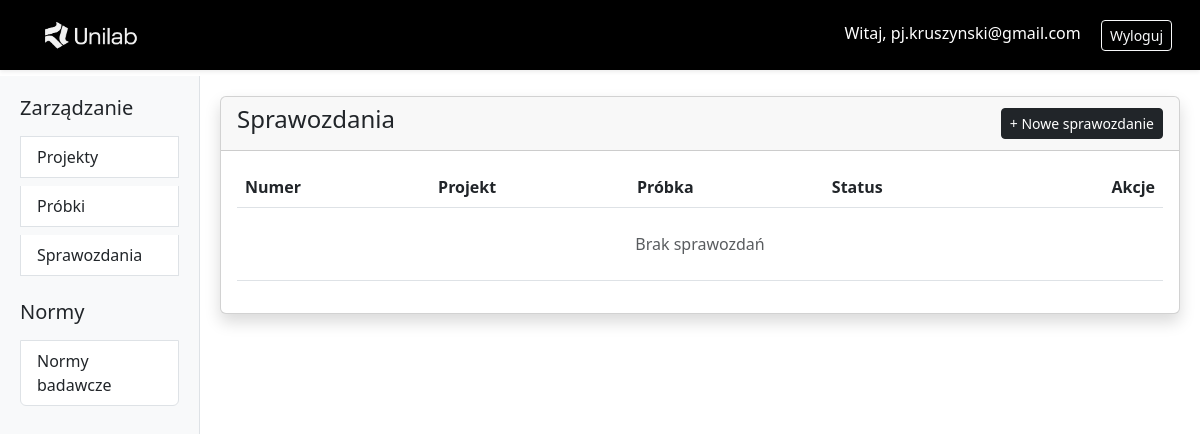
Page /reports/ (signed in) on the earlier database version.
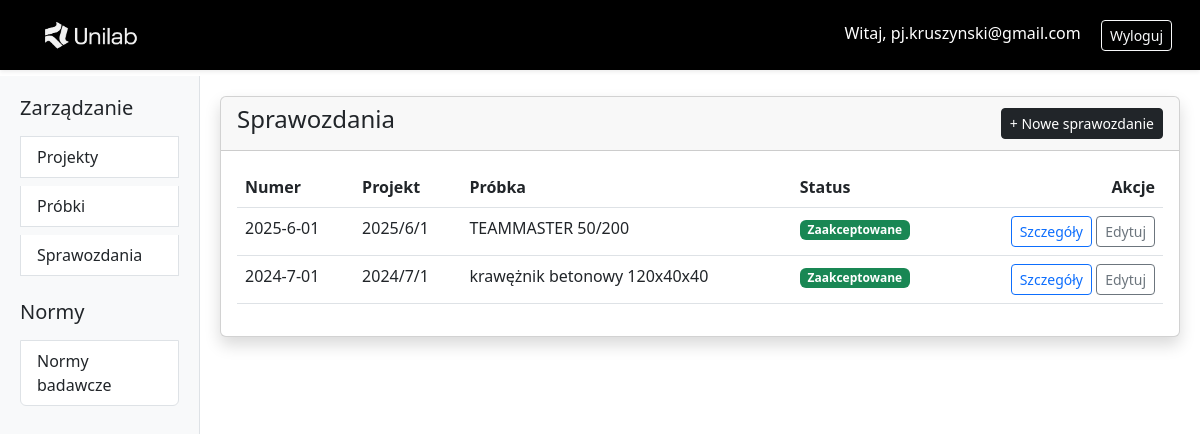
Same page on the later database version.
### projects/models.py (models this page shows, shortened)
class Report(models.Model):
    code_name = models.CharField("Numer sprawozdania", max_length=16, unique=True, validators=[validate_code_name], help_text="Numer sprawozdania (litery/numery/-)")
    project = models.ForeignKey(Project, on_delete=models.CASCADE)
    sample = models.OneToOneField(Sample, on_delete=models.SET_NULL, null=True, blank=True, related_name='report') # sample.report
    research_standards = models.ManyToManyField(ResearchStandard,through='ReportResearchStandard',related_name='reports') # a bez related_name byłoby report_set_all
    start_date = models.DateField(null=True, blank=True)
    end_date = models.DateField(null=True, blank=True)
    approved_by = models.ForeignKey(
        User,
        on_delete=models.SET_NULL,
        null=True,
        blank=True,
        limit_choices_to={'groups__name': "Lab_member"},
        verbose_name="Akceptacja wyników:"
    )
    class Meta:
        verbose_name = _("Sprawozdanie")
        verbose_name_plural = _("Sprawozdania")
        ordering = ['-start_date']

class Project(models.Model):
    class StatusChoices(models.TextChoices):
        OPEN = 'open', 'W przygotowaniu'
        CLOSED = 'closed', 'Zakończony'
        AWAITING_APPROVAL = 'awaiting approval', 'Oczekuje na akceptację'
    name = models.CharField("Nazwa projektu", max_length=64)
    client = models.ForeignKey(
        User,
        on_delete=models.CASCADE,
        limit_choices_to={'groups__name': "Lab_user"},
        related_name='projects_as_client' # relacja odwrotna dodana z powodu błędu
    )
    assign_to = models.ForeignKey(
        User,
        on_delete=models.SET_NULL,
        null=True,
        limit_choices_to={'groups__name': "Lab_member"},
        related_name='projects_as_assignee' # relacja odwrotna dodana z powodu błędu
    )
    status = models.CharField(
        max_length=20,
        choices=StatusChoices.choices,
        default=StatusChoices.OPEN
    )
    end_date = models.DateField(null=True, blank=True)
    class Meta:
        verbose_name = _("Projekt")
        verbose_name_plural = _("Projekty")
        ordering = ['-name']

class Sample(models.Model):
    class MaterialType(models.TextChoices):
        UNSELECTED = "UNS", "Niewybrany"
        CONCRETE = "CON", "Wyroby związane z betonem"
        EXTERIOR_FACADE = "EXF", "Elewacje zewnętrzne"
        SPORTS_SURFACE = "SPS", "Nawierzchnie sportowe"
        PULL_OFF = "OFF", "Testy pull-off"
        WALLPAPER = "WAP", "Tapety"
        SYNTHETIC_TURF = "SYT", "Darń syntetyczna"
        PLASTER_AND_ADHESIVES = "PLA", "Tynk i kleje"
        CONCRETE_PREFABRICATED = "CPR", "Wyroby prefabrykowane z betonu"
        FLOOR_COVERING = "FLC", "Wykładziny podłogowe"
        SANITARY_PRODUCT = "SAN", "Wyroby sanitarne"
        EXTERIOR_SHUTTERS = "EXS", "Zasłony i żaluzje zewnętrzne"
    name = models.CharField("Nazwa próbki", max_length=50)
    description = models.TextField(null=True, blank=True)
    material_type = models.CharField(max_length=3, choices=MaterialType.choices, default=MaterialType.UNSELECTED, validators=[validate_material_type])
    collection_date = models.DateField(null=True, blank=True)
    class Meta:
        verbose_name = _("Próbka")
        verbose_name_plural = _("Próbki")
        ordering = ['-collection_date']

### projects/views.py (the view)
class ReportListView(LoginRequiredMixin, ListView):
    model = Report
    template_name = 'report_list.html'
    context_object_name = 'reports'
    paginate_by = 15
    def get_queryset(self):
        user = self.request.user
        if user.is_superuser:
            return Report.objects.all()
        if user.groups.filter(name='Lab_member').exists():
            return Report.objects.filter(assign_to=user)
        if user.groups.filter(name='Lab_user').exists():
            return Report.objects.filter(project__client=user)
        return Report.objects.none()

### projects/templates/report_list.html
{% extends "base.html" %}
{% block content %}
<div class="card shadow">
  <div class="card-header d-flex justify-content-between align-items-center">
    <h4>Sprawozdania</h4>
    {% if request.user.groups.all.0.name == 'Lab_member' or request.user.is_superuser %}
      <a href="{% url 'report_create' %}" class="btn btn-dark btn-sm">+ Nowe sprawozdanie</a>
    {% endif %}
  </div>
  <div class="card-body">
    <table class="table table-hover">
      <thead>
        <tr>
          <th>Numer</th>
          <th>Projekt</th>
          <th>Próbka</th>
          <th>Status</th>
          <th class="text-end">Akcje</th>
        </tr>
      </thead>
      <tbody>
        {% for report in reports %}
        <tr>
          <td>{{ report.code_name }}</td>
          <td>{{ report.project.name }}</td>
          <td>{{ report.sample.name|default:"-" }}</td>
          <td>
            {% if report.approved_by %}
              <span class="badge bg-success">Zaakceptowane</span>
            {% else %}
              <span class="badge bg-warning text-dark">W przygotowaniu</span>
            {% endif %}
          </td>
          <td class="text-end">
            <a href="{% url 'report_detail' report.code_name %}" class="btn btn-sm btn-outline-primary">Szczegóły</a>
            {% if request.user.groups.all.0.name == 'Lab_member' or request.user.is_superuser %}
              <a href="{% url 'report_update' report.code_name %}" class="btn btn-sm btn-outline-secondary">Edytuj</a>
            {% endif %}
          </td>
        </tr>
        {% empty %}
        <tr>
          <td colspan="5" class="text-center text-muted py-4">Brak sprawozdań</td>
        </tr>
        {% endfor %}
      </tbody>
    </table>
  </div>
</div>
{% endblock %}

Differences in the rows shown:
added Report: code_name "2025-6-01", project.name "2025/6/1", sample.name "TEAMMASTER 50/200", shows "Zaakceptowane"
added Report: code_name "2024-7-01", project.name "2024/7/1", sample.name "krawężnik betonowy 120x40x40", shows "Zaakceptowane"
Other differences:
text no longer shown: "Brak sprawozdań"
